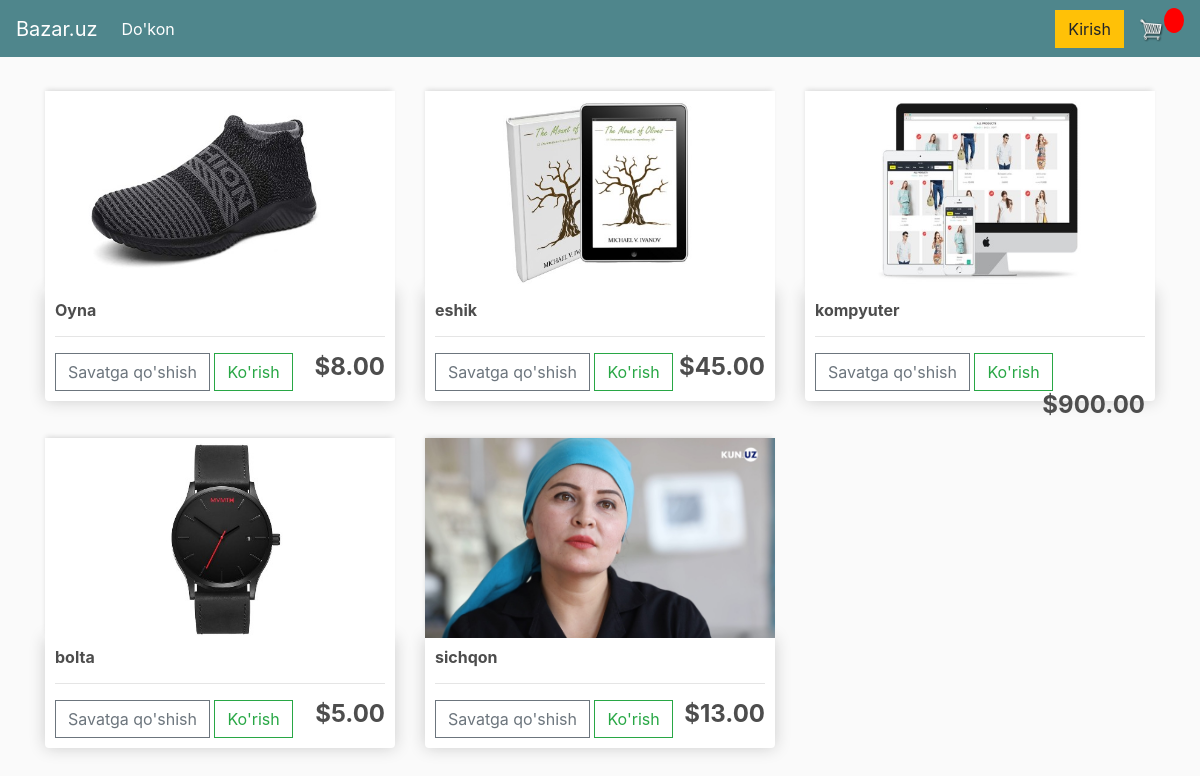
The page / on the database its author committed.
### store/models.py (models this page shows, shortened)
class Product(models.Model):
    name = models.CharField(max_length=200)
    price = models.FloatField()
    digital = models.BooleanField(default=False, null=True, blank=True)
    image = models.ImageField(null=True, blank=True)
    @property
    def imageURL(self):
        try:
            url = self.image.url
        except:
            url=''
        return url

### store/views.py (the view)
# urls.py: path('', include('store.urls')),
def store(request):
    products = Product.objects.all()
    context = {'products':products}
    return render(request, "store/store.html", context)

### store/templates/store/store.html
{% extends 'store/main.html' %}
{% load static %}
{% block content %}
<div class="row">
	{% for product in products %}
	<div class="col-lg-4">
        <img class="thumbnail" src="{{ product.imageURL }}">
		<div class="box-element product">
            <h6><strong>{{ product.name }}</strong></h6>
            <hr>
            <button data-product={{ product.id }} data-action="add"  class="btn btn-outline-secondary add-btn update-cart">Savatga qo'shish</button>
		    <a class="btn btn-outline-success" href="#">Ko'rish</a>
		    <h4 style="display: inline-block; float: right">
            <strong>${{ product.price|floatformat:2 }}</strong></h4>
		</div>
	</div>
	{% endfor %}
</div>
{% endblock content %}

### store/templates/store/main.html (shortened to what this page needs)
<!DOCTYPE html>
{% load static %}
<html>
<head>
	<link rel="stylesheet" href="https://stackpath.bootstrapcdn.com/bootstrap/4.4.1/css/bootstrap.min.css">
	<link rel="stylesheet" type="text/css" href="{% static 'css/main.css' %}">
</head>
<body>
	<nav class="navbar navbar-expand-lg navbar-dark bg-dark">
	  <a class="navbar-brand" href="{% url 'store' %}">Bazar.uz</a>
	  <div class="collapse navbar-collapse" id="navbarSupportedContent">
	    <ul class="navbar-nav mr-auto">
	      <li class="nav-item active">
	        <a class="nav-link" href="{% url 'store' %}">Do'kon<span class="sr-only">(current)</span></a>
	      </li>
	    </ul>
	    <div class="form-inline my-2 my-lg-0">
	     	<a href="#"class="btn btn-warning">Kirish</a>
	     	<a href="{% url 'cart' %}">
	    		<img  id="cart-icon" src="{% static 'images/cart.png' %}">
	    	</a>
	    	<p id="cart-total">{{cartItems}}</p>
	    </div>
	  </div>
	</nav>
     <div class="container">
            <br>
            {% block content %}
            {% endblock content %}
         </div>
</body>
</html>

### static/css/main.css (style rules this page uses)
body { background-color: hsl(0, 0%, 98%); }
h1,h2,h3,h4,h5,h6 { color:hsl(0, 0%, 30%); }
.box-element { box-shadow:hsl(0, 0%, 80%) 0 0 16px; background-color: #fff; border-radius: 4px; padding: 10px; }
.thumbnail { width: 100%; height: 200px; -webkit-box-shadow: -1px -3px 5px -2px rgba(214,214,214,1); -moz-box-shadow: -1px -3px 5px -2px rgba(214,214,214,1); box-shadow: -1px -3px 5px -2px rgba(214,214,214,1); }
.product { border-radius: 0 0 4px 4px; }
.bg-dark { background-color: #4f868c!important; }
#cart-icon { width:25px; display: inline-block; margin-left: 15px; }
#cart-total { display: block; text-align: center; color:#fff; background-color: red; width: 20px; height: 25px; border-radius: 50%; font-size: 14px; }
.col-lg-4, .col-lg-6, .col-lg-8, .col-lg-12 { margin-top: 10px; }
.btn { border-radius: 0; }

### rows shown on the page
Product: imageURL (picture), name "Oyna", price "8.00"
Product: imageURL (picture), name "eshik", price "45.00"
Product: imageURL (picture), name "kompyuter", price "900.00"
Product: imageURL (picture), name "bolta", price "5.00"
Product: imageURL (picture), name "sichqon", price "13.00"
